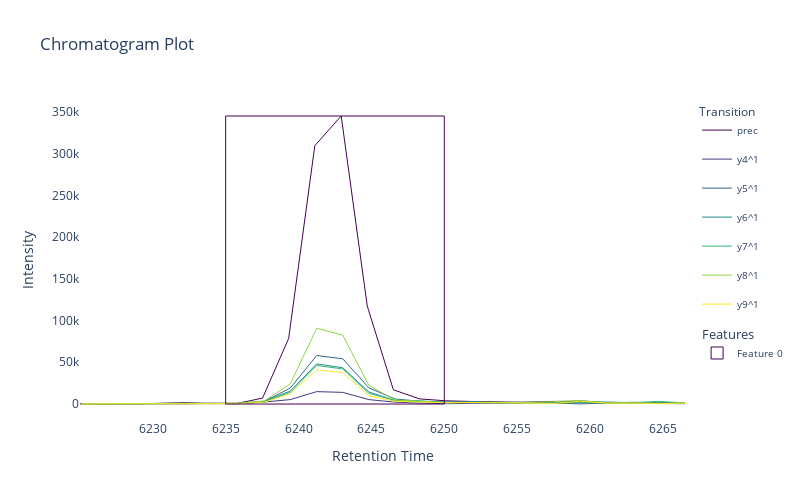

This figure's notebook cell:
### Markdown cell above
## Test with feature boundary

### Code cell
p = plotChromatogram(df_chrom, df_feat, width=800, height=500, show_plot=False, engine="PLOTLY")
p.show()
